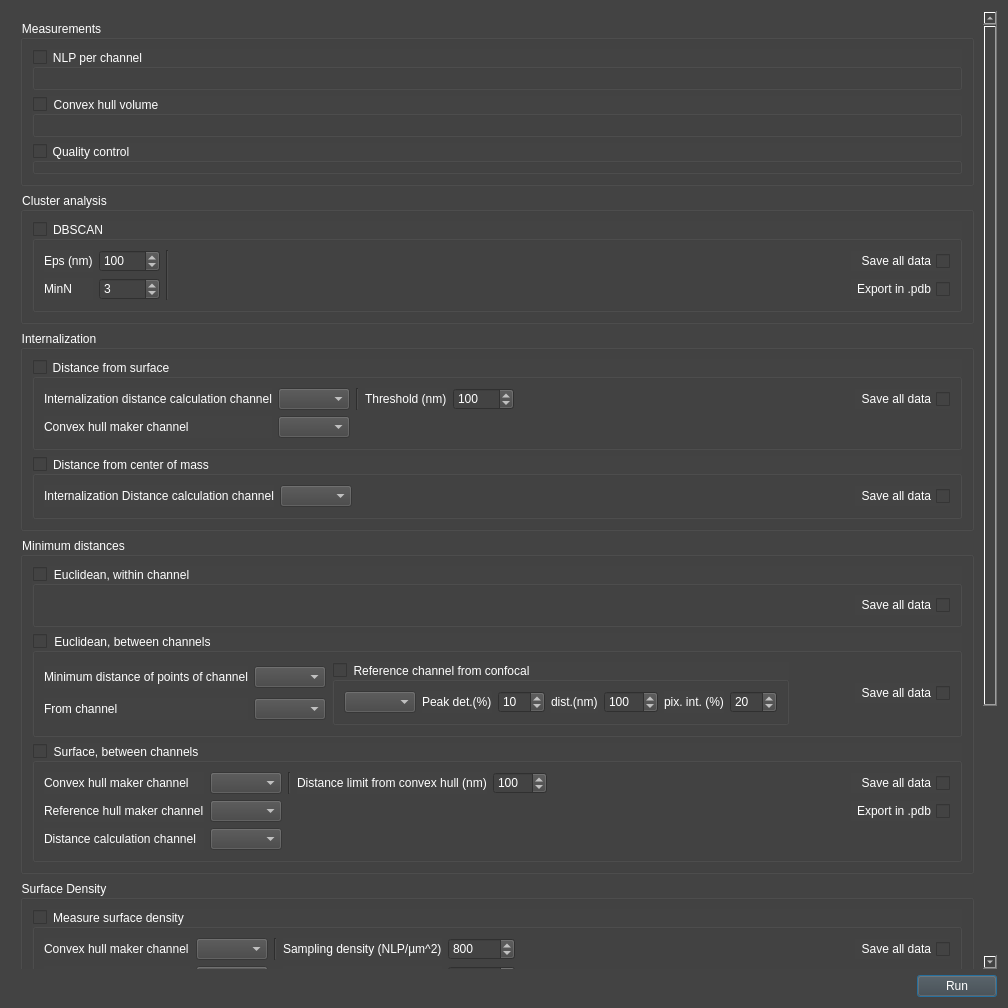
<?xml version="1.0" encoding="UTF-8"?>
<ui version="4.0">
 <class>Dialog_analysis</class>
 <widget class="QDialog" name="Dialog_analysis">
  <property name="geometry">
   <rect>
    <x>0</x>
    <y>0</y>
    <width>1008</width>
    <height>1008</height>
   </rect>
  </property>
  <property name="windowTitle">
   <string>Analysis runner tool</string>
  </property>
  <property name="styleSheet">
   <string notr="true">QWidget{
	background-color: rgb(67, 67, 67);
	color: rgb(255, 255, 255);
}

QScrollArea{
	border: 0px;
	margin: 0px;
	padding: 0px;
}</string>
  </property>
  <layout class="QVBoxLayout" name="verticalLayout">
   <item>
    <widget class="QScrollArea" name="scrollArea">
     <property name="widgetResizable">
      <bool>true</bool>
     </property>
     <widget class="QWidget" name="scrollAreaWidgetContents">
      <property name="geometry">
       <rect>
        <x>0</x>
        <y>0</y>
        <width>973</width>
        <height>1079</height>
       </rect>
      </property>
      <layout class="QVBoxLayout" name="verticalLayout_2">
       <item>
        <widget class="QGroupBox" name="groupBox">
         <property name="title">
          <string>Measurements</string>
         </property>
         <property name="flat">
          <bool>true</bool>
         </property>
         <property name="checkable">
          <bool>false</bool>
         </property>
         <property name="checked">
          <bool>false</bool>
         </property>
         <layout class="QVBoxLayout" name="verticalLayout_3">
          <item>
           <widget class="QGroupBox" name="groupBox_analysis_nlp">
            <property name="title">
             <string extracomment="asdasdsd">NLP per channel</string>
            </property>
            <property name="flat">
             <bool>false</bool>
            </property>
            <property name="checkable">
             <bool>true</bool>
            </property>
            <property name="checked">
             <bool>false</bool>
            </property>
            <layout class="QHBoxLayout" name="horizontalLayout_16"/>
           </widget>
          </item>
          <item>
           <widget class="QGroupBox" name="groupBox_analysis_convex_hull">
            <property name="title">
             <string>Convex hull volume</string>
            </property>
            <property name="flat">
             <bool>false</bool>
            </property>
            <property name="checkable">
             <bool>true</bool>
            </property>
            <property name="checked">
             <bool>false</bool>
            </property>
            <layout class="QHBoxLayout" name="horizontalLayout_15"/>
           </widget>
          </item>
          <item>
           <widget class="QGroupBox" name="groupBox_analysis_quality_control">
            <property name="title">
             <string>Quality control</string>
            </property>
            <property name="flat">
             <bool>true</bool>
            </property>
            <property name="checkable">
             <bool>true</bool>
            </property>
            <property name="checked">
             <bool>false</bool>
            </property>
           </widget>
          </item>
         </layout>
        </widget>
       </item>
       <item>
        <widget class="QGroupBox" name="groupBox_2">
         <property name="title">
          <string>Cluster analysis</string>
         </property>
         <property name="flat">
          <bool>true</bool>
         </property>
         <property name="checkable">
          <bool>false</bool>
         </property>
         <property name="checked">
          <bool>false</bool>
         </property>
         <layout class="QVBoxLayout" name="verticalLayout_6">
          <item>
           <widget class="QGroupBox" name="groupBox_analysis_dbscan">
            <property name="title">
             <string>DBSCAN</string>
            </property>
            <property name="flat">
             <bool>false</bool>
            </property>
            <property name="checkable">
             <bool>true</bool>
            </property>
            <property name="checked">
             <bool>false</bool>
            </property>
            <layout class="QGridLayout" name="gridLayout_4">
             <item row="0" column="6" rowspan="2" colspan="2">
              <widget class="Line" name="line_2">
               <property name="orientation">
                <enum>Qt::Vertical</enum>
               </property>
              </widget>
             </item>
             <item row="0" column="9" rowspan="2">
              <spacer name="horizontalSpacer_11">
               <property name="orientation">
                <enum>Qt::Horizontal</enum>
               </property>
               <property name="sizeHint" stdset="0">
                <size>
                 <width>40</width>
                 <height>20</height>
                </size>
               </property>
              </spacer>
             </item>
             <item row="0" column="1">
              <widget class="QLabel" name="label_7">
               <property name="text">
                <string>Eps (nm)</string>
               </property>
              </widget>
             </item>
             <item row="0" column="3">
              <widget class="QSpinBox" name="spinBox_analysis_dbscan_eps">
               <property name="minimum">
                <number>1</number>
               </property>
               <property name="maximum">
                <number>20000</number>
               </property>
               <property name="singleStep">
                <number>10</number>
               </property>
               <property name="value">
                <number>100</number>
               </property>
              </widget>
             </item>
             <item row="1" column="1">
              <widget class="QLabel" name="label_8">
               <property name="text">
                <string>MinN</string>
               </property>
              </widget>
             </item>
             <item row="1" column="3">
              <widget class="QSpinBox" name="spinBox_analysis_dbscan_minn">
               <property name="minimum">
                <number>1</number>
               </property>
               <property name="maximum">
                <number>1000</number>
               </property>
               <property name="value">
                <number>3</number>
               </property>
              </widget>
             </item>
             <item row="0" column="11">
              <widget class="QCheckBox" name="checkBox_analysis_dbscan_save_all">
               <property name="layoutDirection">
                <enum>Qt::RightToLeft</enum>
               </property>
               <property name="text">
                <string>Save all data</string>
               </property>
              </widget>
             </item>
             <item row="1" column="11">
              <widget class="QCheckBox" name="checkBox_analysis_dbscan_export_pdb">
               <property name="layoutDirection">
                <enum>Qt::RightToLeft</enum>
               </property>
               <property name="text">
                <string>Export in .pdb</string>
               </property>
              </widget>
             </item>
            </layout>
           </widget>
          </item>
         </layout>
        </widget>
       </item>
       <item>
        <widget class="QGroupBox" name="groupBox_4">
         <property name="title">
          <string>Internalization</string>
         </property>
         <property name="flat">
          <bool>true</bool>
         </property>
         <property name="checkable">
          <bool>false</bool>
         </property>
         <property name="checked">
          <bool>false</bool>
         </property>
         <layout class="QVBoxLayout" name="verticalLayout_7">
          <item>
           <widget class="QGroupBox" name="groupBox_analysis_internalization_surface">
            <property name="title">
             <string>Distance from surface</string>
            </property>
            <property name="flat">
             <bool>false</bool>
            </property>
            <property name="checkable">
             <bool>true</bool>
            </property>
            <property name="checked">
             <bool>false</bool>
            </property>
            <layout class="QGridLayout" name="gridLayout_5">
             <item row="0" column="2">
              <widget class="Line" name="line_3">
               <property name="orientation">
                <enum>Qt::Vertical</enum>
               </property>
              </widget>
             </item>
             <item row="0" column="6">
              <spacer name="horizontalSpacer_7">
               <property name="orientation">
                <enum>Qt::Horizontal</enum>
               </property>
               <property name="sizeHint" stdset="0">
                <size>
                 <width>40</width>
                 <height>20</height>
                </size>
               </property>
              </spacer>
             </item>
             <item row="0" column="3">
              <widget class="QLabel" name="label_3">
               <property name="text">
                <string>Threshold (nm)</string>
               </property>
              </widget>
             </item>
             <item row="0" column="4">
              <widget class="QSpinBox" name="spinBox_analysis_internalization_surface_treshold">
               <property name="maximum">
                <number>10000</number>
               </property>
               <property name="singleStep">
                <number>10</number>
               </property>
               <property name="value">
                <number>100</number>
               </property>
              </widget>
             </item>
             <item row="0" column="0">
              <widget class="QLabel" name="label_4">
               <property name="text">
                <string>Internalization distance calculation channel</string>
               </property>
              </widget>
             </item>
             <item row="1" column="1">
              <widget class="QComboBox" name="comboBox_analysis_internalization_surface_channel_convex"/>
             </item>
             <item row="1" column="0">
              <widget class="QLabel" name="label_15">
               <property name="text">
                <string>Convex hull maker channel</string>
               </property>
              </widget>
             </item>
             <item row="0" column="1">
              <widget class="QComboBox" name="comboBox_analysis_internalization_surface_channel_distance"/>
             </item>
             <item row="0" column="7">
              <widget class="QCheckBox" name="checkBox_analysis_internalization_surface_save_all">
               <property name="layoutDirection">
                <enum>Qt::RightToLeft</enum>
               </property>
               <property name="text">
                <string>Save all data</string>
               </property>
              </widget>
             </item>
            </layout>
           </widget>
          </item>
          <item>
           <widget class="QGroupBox" name="groupBox_analysis_internalization_dr">
            <property name="title">
             <string>Distance from center of mass</string>
            </property>
            <property name="flat">
             <bool>false</bool>
            </property>
            <property name="checkable">
             <bool>true</bool>
            </property>
            <property name="checked">
             <bool>false</bool>
            </property>
            <layout class="QGridLayout" name="gridLayout_7">
             <item row="0" column="1">
              <widget class="QComboBox" name="comboBox_analysis_internalization_dr_channel_distance"/>
             </item>
             <item row="0" column="0">
              <widget class="QLabel" name="label_16">
               <property name="text">
                <string>Internalization Distance calculation channel</string>
               </property>
              </widget>
             </item>
             <item row="0" column="2">
              <spacer name="horizontalSpacer_8">
               <property name="orientation">
                <enum>Qt::Horizontal</enum>
               </property>
               <property name="sizeHint" stdset="0">
                <size>
                 <width>40</width>
                 <height>20</height>
                </size>
               </property>
              </spacer>
             </item>
             <item row="0" column="3">
              <widget class="QCheckBox" name="checkBox_analysis_internalization_dr_save_all">
               <property name="layoutDirection">
                <enum>Qt::RightToLeft</enum>
               </property>
               <property name="text">
                <string>Save all data</string>
               </property>
              </widget>
             </item>
            </layout>
           </widget>
          </item>
         </layout>
        </widget>
       </item>
       <item>
        <widget class="QGroupBox" name="groupBox_6">
         <property name="title">
          <string>Minimum distances</string>
         </property>
         <property name="flat">
          <bool>true</bool>
         </property>
         <property name="checkable">
          <bool>false</bool>
         </property>
         <property name="checked">
          <bool>false</bool>
         </property>
         <layout class="QVBoxLayout" name="verticalLayout_8">
          <item>
           <widget class="QGroupBox" name="groupBox_analysis_euclidean_within">
            <property name="title">
             <string>Euclidean, within channel</string>
            </property>
            <property name="flat">
             <bool>false</bool>
            </property>
            <property name="checkable">
             <bool>true</bool>
            </property>
            <property name="checked">
             <bool>false</bool>
            </property>
            <layout class="QGridLayout" name="gridLayout_6">
             <item row="0" column="0">
              <spacer name="horizontalSpacer_10">
               <property name="orientation">
                <enum>Qt::Horizontal</enum>
               </property>
               <property name="sizeHint" stdset="0">
                <size>
                 <width>40</width>
                 <height>20</height>
                </size>
               </property>
              </spacer>
             </item>
             <item row="0" column="1">
              <widget class="QCheckBox" name="checkBox_analysis_euclidean_within_save_all">
               <property name="layoutDirection">
                <enum>Qt::RightToLeft</enum>
               </property>
               <property name="text">
                <string>Save all data</string>
               </property>
              </widget>
             </item>
            </layout>
           </widget>
          </item>
          <item>
           <widget class="QGroupBox" name="groupBox_analysis_euclidean_between">
            <property name="title">
             <string>Euclidean, between channels</string>
            </property>
            <property name="flat">
             <bool>false</bool>
            </property>
            <property name="checkable">
             <bool>true</bool>
            </property>
            <property name="checked">
             <bool>false</bool>
            </property>
            <layout class="QGridLayout" name="gridLayout_9">
             <item row="0" column="0">
              <layout class="QHBoxLayout" name="horizontalLayout_3">
               <item>
                <layout class="QGridLayout" name="gridLayout_3">
                 <item row="0" column="0">
                  <widget class="QLabel" name="label_5">
                   <property name="text">
                    <string>Minimum distance of points of channel</string>
                   </property>
                  </widget>
                 </item>
                 <item row="0" column="1">
                  <widget class="QComboBox" name="comboBox_analysis_euclidean_between_channel_minimum_dist"/>
                 </item>
                 <item row="1" column="0">
                  <widget class="QLabel" name="label_14">
                   <property name="text">
                    <string>From channel</string>
                   </property>
                  </widget>
                 </item>
                 <item row="1" column="1">
                  <widget class="QComboBox" name="comboBox_analysis_euclidean_between_channel_from"/>
                 </item>
                </layout>
               </item>
               <item>
                <widget class="QGroupBox" name="groupBox_analysis_euclidean_between_confocal">
                 <property name="title">
                  <string>Reference channel from confocal</string>
                 </property>
                 <property name="flat">
                  <bool>true</bool>
                 </property>
                 <property name="checkable">
                  <bool>true</bool>
                 </property>
                 <property name="checked">
                  <bool>false</bool>
                 </property>
                 <layout class="QFormLayout" name="formLayout">
                  <item row="0" column="0">
                   <layout class="QHBoxLayout" name="horizontalLayout_2">
                    <item>
                     <widget class="QComboBox" name="comboBox_analysis_euclidean_between_channel_from_confocal"/>
                    </item>
                    <item>
                     <widget class="QLabel" name="label_2">
                      <property name="text">
                       <string>Peak det.(%)</string>
                      </property>
                     </widget>
                    </item>
                    <item>
                     <widget class="QSpinBox" name="spinBox_analysis_euclidean_between_channel_peak_threshold">
                      <property name="maximum">
                       <number>100</number>
                      </property>
                      <property name="value">
                       <number>10</number>
                      </property>
                     </widget>
                    </item>
                    <item>
                     <widget class="QLabel" name="label_23">
                      <property name="text">
                       <string>dist.(nm)</string>
                      </property>
                     </widget>
                    </item>
                    <item>
                     <widget class="QSpinBox" name="spinBox_analysis_euclidean_between_channel_distance_threshold">
                      <property name="minimum">
                       <number>1</number>
                      </property>
                      <property name="maximum">
                       <number>1000</number>
                      </property>
                      <property name="singleStep">
                       <number>10</number>
                      </property>
                      <property name="value">
                       <number>100</number>
                      </property>
                     </widget>
                    </item>
                    <item>
                     <widget class="QLabel" name="label_24">
                      <property name="text">
                       <string>pix. int. (%)</string>
                      </property>
                     </widget>
                    </item>
                    <item>
                     <widget class="QSpinBox" name="spinBox_analysis_euclidean_between_channel_pixel_threshold">
                      <property name="maximum">
                       <number>100</number>
                      </property>
                      <property name="value">
                       <number>20</number>
                      </property>
                     </widget>
                    </item>
                   </layout>
                  </item>
                 </layout>
                </widget>
               </item>
               <item>
                <spacer name="horizontalSpacer">
                 <property name="orientation">
                  <enum>Qt::Horizontal</enum>
                 </property>
                 <property name="sizeHint" stdset="0">
                  <size>
                   <width>40</width>
                   <height>20</height>
                  </size>
                 </property>
                </spacer>
               </item>
               <item>
                <widget class="QCheckBox" name="checkBox_analysis_euclidean_between_save_all">
                 <property name="layoutDirection">
                  <enum>Qt::RightToLeft</enum>
                 </property>
                 <property name="text">
                  <string>Save all data</string>
                 </property>
                </widget>
               </item>
              </layout>
             </item>
            </layout>
           </widget>
          </item>
          <item>
           <widget class="QGroupBox" name="groupBox_analysis_euclidean_surface_between">
            <property name="title">
             <string>Surface, between channels</string>
            </property>
            <property name="flat">
             <bool>false</bool>
            </property>
            <property name="checkable">
             <bool>true</bool>
            </property>
            <property name="checked">
             <bool>false</bool>
            </property>
            <layout class="QGridLayout" name="gridLayout_2">
             <item row="2" column="0">
              <widget class="QLabel" name="label_13">
               <property name="text">
                <string>Distance calculation channel</string>
               </property>
              </widget>
             </item>
             <item row="1" column="1">
              <widget class="QComboBox" name="comboBox_analysis_euclidean_surface_between_channel_reference"/>
             </item>
             <item row="0" column="5">
              <spacer name="horizontalSpacer_5">
               <property name="orientation">
                <enum>Qt::Horizontal</enum>
               </property>
               <property name="sizeHint" stdset="0">
                <size>
                 <width>40</width>
                 <height>20</height>
                </size>
               </property>
              </spacer>
             </item>
             <item row="0" column="1">
              <widget class="QComboBox" name="comboBox_analysis_euclidean_surface_between_channel_convex"/>
             </item>
             <item row="2" column="1">
              <widget class="QComboBox" name="comboBox_analysis_euclidean_surface_between_channel_distance"/>
             </item>
             <item row="0" column="2">
              <widget class="Line" name="line">
               <property name="orientation">
                <enum>Qt::Vertical</enum>
               </property>
              </widget>
             </item>
             <item row="1" column="0">
              <widget class="QLabel" name="label_12">
               <property name="text">
                <string>Reference hull maker channel</string>
               </property>
              </widget>
             </item>
             <item row="0" column="4">
              <widget class="QSpinBox" name="spinBox_analysis_euclidean_surface_between_distance_limit">
               <property name="minimum">
                <number>1</number>
               </property>
               <property name="maximum">
                <number>1000</number>
               </property>
               <property name="singleStep">
                <number>10</number>
               </property>
               <property name="value">
                <number>100</number>
               </property>
              </widget>
             </item>
             <item row="0" column="0">
              <widget class="QLabel" name="label_6">
               <property name="text">
                <string>Convex hull maker channel</string>
               </property>
              </widget>
             </item>
             <item row="0" column="3">
              <widget class="QLabel" name="label">
               <property name="text">
                <string>Distance limit from convex hull (nm)</string>
               </property>
              </widget>
             </item>
             <item row="0" column="7">
              <widget class="QCheckBox" name="checkBox_analysis_euclidean_surface_between_save_all">
               <property name="layoutDirection">
                <enum>Qt::RightToLeft</enum>
               </property>
               <property name="text">
                <string>Save all data</string>
               </property>
              </widget>
             </item>
             <item row="1" column="7">
              <widget class="QCheckBox" name="checkBox_analysis_euclidean_surface_between_export_pdb">
               <property name="layoutDirection">
                <enum>Qt::RightToLeft</enum>
               </property>
               <property name="text">
                <string>Export in .pdb</string>
               </property>
              </widget>
             </item>
            </layout>
           </widget>
          </item>
         </layout>
        </widget>
       </item>
       <item>
        <widget class="QGroupBox" name="groupBox_13">
         <property name="title">
          <string>Surface Density</string>
         </property>
         <property name="flat">
          <bool>true</bool>
         </property>
         <property name="checkable">
          <bool>false</bool>
         </property>
         <property name="checked">
          <bool>false</bool>
         </property>
         <layout class="QVBoxLayout" name="verticalLayout_11">
          <item>
           <widget class="QGroupBox" name="groupBox_analysis_surface_density">
            <property name="title">
             <string>Measure surface density</string>
            </property>
            <property name="flat">
             <bool>false</bool>
            </property>
            <property name="checkable">
             <bool>true</bool>
            </property>
            <property name="checked">
             <bool>false</bool>
            </property>
            <layout class="QGridLayout" name="gridLayout">
             <item row="0" column="1">
              <widget class="QComboBox" name="comboBox_analysis_surface_density_channel_convex"/>
             </item>
             <item row="0" column="0">
              <widget class="QLabel" name="label_11">
               <property name="text">
                <string>Convex hull maker channel</string>
               </property>
              </widget>
             </item>
             <item row="0" column="2">
              <widget class="Line" name="line_6">
               <property name="orientation">
                <enum>Qt::Vertical</enum>
               </property>
              </widget>
             </item>
             <item row="1" column="0">
              <widget class="QLabel" name="label_17">
               <property name="text">
                <string>Density calculation channel</string>
               </property>
              </widget>
             </item>
             <item row="1" column="1">
              <widget class="QComboBox" name="comboBox_analysis_surface_density_channel_density"/>
             </item>
             <item row="0" column="3">
              <widget class="QLabel" name="label_9">
               <property name="text">
                <string>Sampling density (NLP/µm^2)</string>
               </property>
              </widget>
             </item>
             <item row="1" column="3">
              <widget class="QLabel" name="label_10">
               <property name="text">
                <string>Density probe radius (nm)</string>
               </property>
              </widget>
             </item>
             <item row="1" column="4">
              <widget class="QSpinBox" name="spinBox_analysis_surface_density_treshold">
               <property name="minimum">
                <number>1</number>
               </property>
               <property name="maximum">
                <number>1000</number>
               </property>
               <property name="value">
                <number>80</number>
               </property>
              </widget>
             </item>
             <item row="0" column="9">
              <spacer name="horizontalSpacer_12">
               <property name="orientation">
                <enum>Qt::Horizontal</enum>
               </property>
               <property name="sizeHint" stdset="0">
                <size>
                 <width>40</width>
                 <height>20</height>
                </size>
               </property>
              </spacer>
             </item>
             <item row="0" column="4">
              <widget class="QDoubleSpinBox" name="doubleSpinBox_analysis_surface_density_density">
               <property name="decimals">
                <number>0</number>
               </property>
               <property name="minimum">
                <double>1.000000000000000</double>
               </property>
               <property name="maximum">
                <double>100000.000000000000000</double>
               </property>
               <property name="singleStep">
                <double>100.000000000000000</double>
               </property>
               <property name="value">
                <double>800.000000000000000</double>
               </property>
              </widget>
             </item>
             <item row="0" column="10">
              <widget class="QCheckBox" name="checkBox_analysis_surface_density_save_all">
               <property name="layoutDirection">
                <enum>Qt::RightToLeft</enum>
               </property>
               <property name="text">
                <string>Save all data</string>
               </property>
              </widget>
             </item>
            </layout>
           </widget>
          </item>
          <item>
           <widget class="QGroupBox" name="groupBox_analysis_surface_density_distribution">
            <property name="title">
             <string>Measure surface density distribution relative to reference</string>
            </property>
            <property name="flat">
             <bool>false</bool>
            </property>
            <property name="checkable">
             <bool>true</bool>
            </property>
            <property name="checked">
             <bool>false</bool>
            </property>
            <layout class="QGridLayout" name="gridLayout_8">
             <item row="0" column="1">
              <widget class="QComboBox" name="comboBox_analysis_surface_density_distribution_channel_convex"/>
             </item>
             <item row="0" column="0">
              <widget class="QLabel" name="label_18">
               <property name="text">
                <string>Convex hull maker channel</string>
               </property>
              </widget>
             </item>
             <item row="0" column="2">
              <widget class="Line" name="line_7">
               <property name="orientation">
                <enum>Qt::Vertical</enum>
               </property>
              </widget>
             </item>
             <item row="1" column="0">
              <widget class="QLabel" name="label_19">
               <property name="text">
                <string>Density calculation channel</string>
               </property>
              </widget>
             </item>
             <item row="1" column="1">
              <widget class="QComboBox" name="comboBox_analysis_surface_density_distribution_channel_density"/>
             </item>
             <item row="0" column="3">
              <widget class="QLabel" name="label_20">
               <property name="text">
                <string>Sampling density (NLP/µm^2)</string>
               </property>
              </widget>
             </item>
             <item row="1" column="3">
              <widget class="QLabel" name="label_21">
               <property name="text">
                <string>Density probe radius [nm]</string>
               </property>
              </widget>
             </item>
             <item row="1" column="4">
              <widget class="QSpinBox" name="spinBox_analysis_surface_density_distribution_treshold">
               <property name="minimum">
                <number>1</number>
               </property>
               <property name="maximum">
                <number>1000</number>
               </property>
               <property name="value">
                <number>80</number>
               </property>
              </widget>
             </item>
             <item row="0" column="9">
              <spacer name="horizontalSpacer_13">
               <property name="orientation">
                <enum>Qt::Horizontal</enum>
               </property>
               <property name="sizeHint" stdset="0">
                <size>
                 <width>40</width>
                 <height>20</height>
                </size>
               </property>
              </spacer>
             </item>
             <item row="0" column="4">
              <widget class="QDoubleSpinBox" name="doubleSpinBox_analysis_surface_density_distribution_density">
               <property name="decimals">
                <number>0</number>
               </property>
               <property name="maximum">
                <double>100000.000000000000000</double>
               </property>
               <property name="singleStep">
                <double>100.000000000000000</double>
               </property>
               <property name="value">
                <double>800.000000000000000</double>
               </property>
              </widget>
             </item>
             <item row="2" column="1">
              <widget class="QComboBox" name="comboBox_analysis_surface_density_distribution_channel_reference"/>
             </item>
             <item row="2" column="0">
              <widget class="QLabel" name="label_22">
               <property name="text">
                <string>Reference channel</string>
               </property>
              </widget>
             </item>
             <item row="0" column="10">
              <widget class="QCheckBox" name="checkBox_analysis_surface_density_distribution_save_all">
               <property name="layoutDirection">
                <enum>Qt::RightToLeft</enum>
               </property>
               <property name="text">
                <string>Save all data</string>
               </property>
              </widget>
             </item>
            </layout>
           </widget>
          </item>
         </layout>
        </widget>
       </item>
       <item>
        <widget class="QGroupBox" name="groupBox_15">
         <property name="title">
          <string>Export data</string>
         </property>
         <property name="flat">
          <bool>true</bool>
         </property>
         <property name="checkable">
          <bool>false</bool>
         </property>
         <property name="checked">
          <bool>false</bool>
         </property>
         <layout class="QVBoxLayout" name="verticalLayout_12">
          <item>
           <widget class="QGroupBox" name="groupBox_analysis_export_coords">
            <property name="title">
             <string>Export coordinates</string>
            </property>
            <property name="flat">
             <bool>false</bool>
            </property>
            <property name="checkable">
             <bool>true</bool>
            </property>
            <property name="checked">
             <bool>false</bool>
            </property>
            <layout class="QVBoxLayout" name="verticalLayout_13"/>
           </widget>
          </item>
          <item>
           <widget class="QGroupBox" name="groupBox_analysis_export_pdb">
            <property name="title">
             <string>Export to .pdb</string>
            </property>
            <property name="flat">
             <bool>false</bool>
            </property>
            <property name="checkable">
             <bool>true</bool>
            </property>
            <property name="checked">
             <bool>false</bool>
            </property>
            <layout class="QVBoxLayout" name="verticalLayout_14"/>
           </widget>
          </item>
          <item>
           <widget class="QGroupBox" name="checkBox_analysis_export_plots">
            <property name="title">
             <string>Display plots</string>
            </property>
            <property name="flat">
             <bool>true</bool>
            </property>
            <property name="checkable">
             <bool>true</bool>
            </property>
            <property name="checked">
             <bool>false</bool>
            </property>
           </widget>
          </item>
         </layout>
        </widget>
       </item>
       <item>
        <spacer name="verticalSpacer_2">
         <property name="orientation">
          <enum>Qt::Vertical</enum>
         </property>
         <property name="sizeHint" stdset="0">
          <size>
           <width>20</width>
           <height>40</height>
          </size>
         </property>
        </spacer>
       </item>
      </layout>
     </widget>
    </widget>
   </item>
   <item>
    <layout class="QHBoxLayout" name="horizontalLayout">
     <item>
      <spacer name="horizontalSpacer_2">
       <property name="orientation">
        <enum>Qt::Horizontal</enum>
       </property>
       <property name="sizeHint" stdset="0">
        <size>
         <width>40</width>
         <height>20</height>
        </size>
       </property>
      </spacer>
     </item>
     <item>
      <widget class="QPushButton" name="pushButton_analysis_run">
       <property name="text">
        <string>Run</string>
       </property>
      </widget>
     </item>
    </layout>
   </item>
  </layout>
 </widget>
 <resources/>
 <connections/>
</ui>
